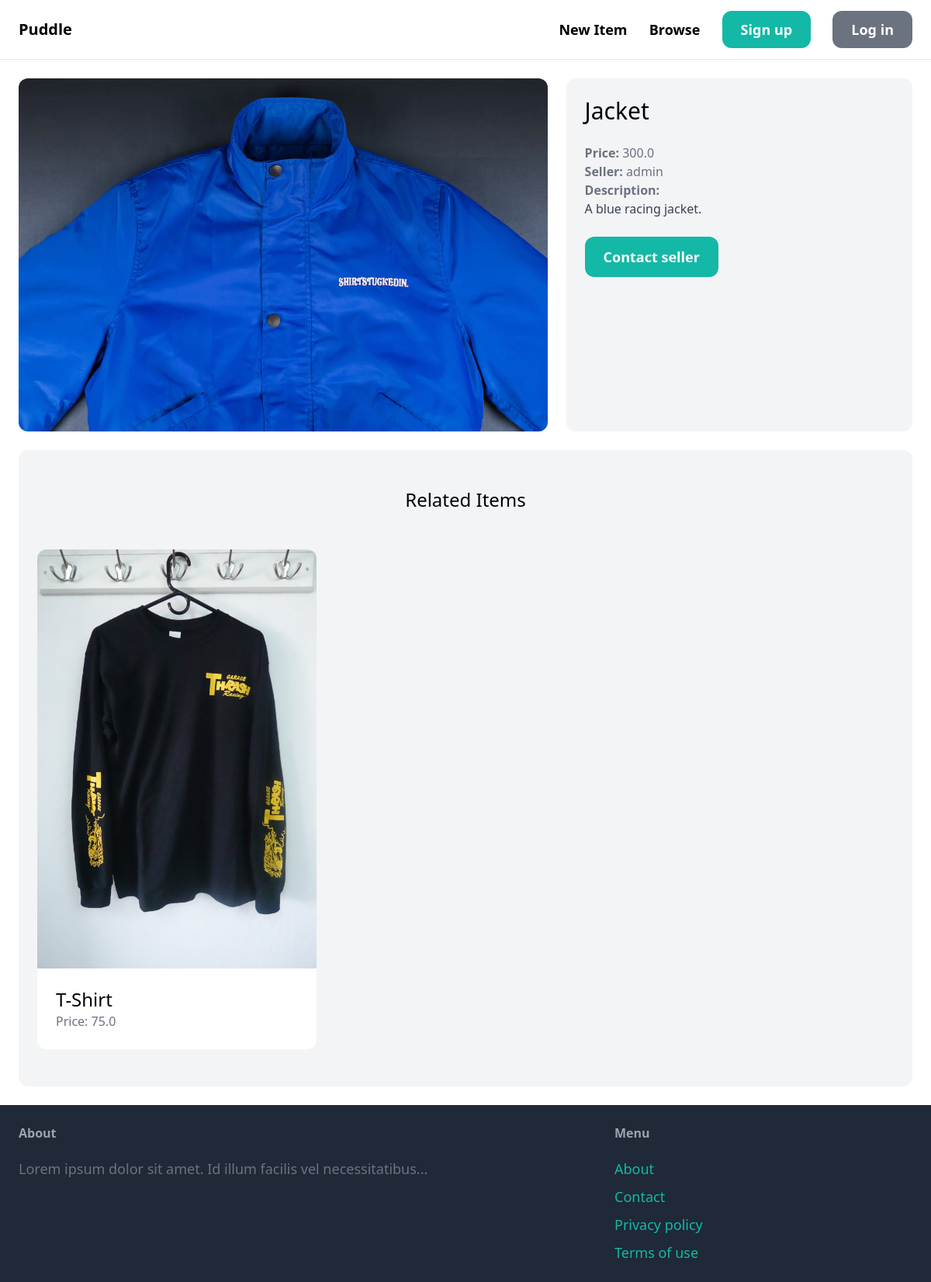
Screenshot of /items/3/ with the database file from the repository.
### item/models.py (models this page shows, shortened)
class Item(models.Model):
    category = models.ForeignKey(Category, related_name='items', on_delete=models.CASCADE)
    name = models.CharField(max_length=255)
    description = models.TextField(blank=True, null=True)
    price = models.FloatField()
    image = models.ImageField(upload_to='items_images', blank=True, null=True)
    is_sold = models.BooleanField(default=False)
    created_by = models.ForeignKey(User, related_name='items', on_delete=models.CASCADE)
    created_at = models.DateTimeField(auto_now_add=True)

### item/views.py (the view)
# urls.py: path('<int:pk>/', views.detail, name='detail'),
def detail(request, pk): # pk = PRIMARY_KEY
    item = get_object_or_404(Item, pk=pk)
    related_items = Item.objects.filter(category=item.category, is_sold=False).exclude(pk=pk)[0:3]
    return render(request, 'item/detail.html', {
        'item': item,
        'related_items': related_items
    })

### item/templates/item/detail.html (shortened to what this page needs)
{% extends 'core/base.html' %}
{% block content %}
<div class="grid grid-cols-5 gap-6">
  <div class="col-span-3">
    <img src="{{ item.image.url }}" class="rounded-xl" />
  </div>
  <div class="col-span-2 p-6 bg-gray-100 rounded-xl">
    <h1 class="mb-6 text-3xl">{{ item.name }}</h1>
    <p class="text-gray-500"><strong>Price: </strong>{{ item.price }}</p>
    <p class="text-gray-500"><strong>Seller: </strong>{{ item.created_by.username }}</p>
    {% if item.description %}
    <p class="text-gray-700">
        <strong class="text-gray-500">Description:</strong><br>
        {{ item.description }}
    </p>
    {% endif %}
    <a href="#" class="inline-block mt-6 px-6 py-3 text-lg font-semibold bg-teal-500 text-white rounded-xl hover:bg-teal-700">Contact seller</a>
  </div>
</div>
<div class="mt-6 px-6 py-12 bg-gray-100 rounded-xl">
  <h2 class="mb-12 text-2xl text-center">Related Items</h2>
  <div class="grid grid-cols-3 gap-3">
    {% for item in related_items %}
    <div>
      <a href="{% url 'item:detail' item.id %}">
        <div>
          <img src="{{ item.image.url }}" class="rounded-t-xl" alt="" />
        </div>
        <div class="p-6 bg-white rounded-b-xl">
          <h2 class="text-2xl">{{ item.name }}</h2>
          <p class="text-gray-500">Price: {{ item.price }}</p>
        </div>
      </a>
    </div>
    {% endfor %}
  </div>
</div>
{% endblock %}

### rows the page displays
Item: image (picture), name "Jacket", price "300.0", created_by.username "admin", description "A blue racing jacket."
Item: image (picture), name "T-Shirt", price "75.0"
